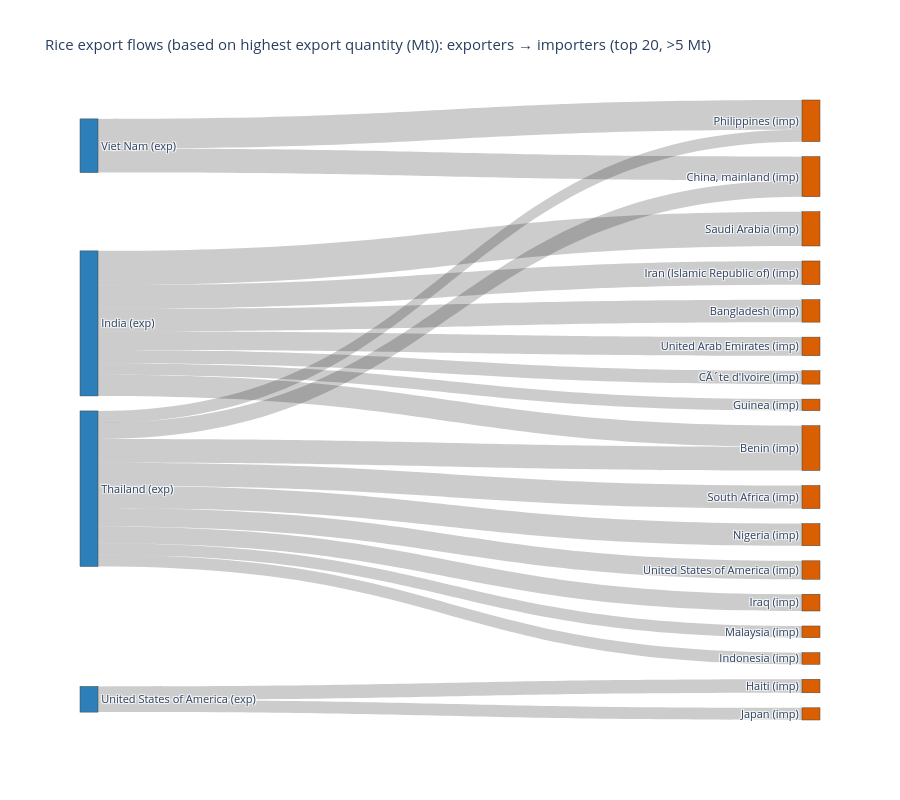

Write notebook code for a chart like this one.
### Code cell
# --- filter to the flows worth showing ---
# keep meaningful flows only, then top N, or you'll get spaghetti
top = flows[flows['export_qty_t'] > 5.0].nlargest(20, 'export_qty_t').copy()   # >0.1 Mt, top 20

# --- build node list (reporters + partners as distinct nodes) ---
# suffix so a country that's both a reporter and a partner doesn't collapse into one node
reporters = top['Reporter Countries'].unique().tolist()
partners  = top['Partner Countries'].unique().tolist()
r_nodes = [f"{r} (exp)" for r in reporters]
p_nodes = [f"{p} (imp)" for p in partners]
labels  = r_nodes + p_nodes
idx = {name: i for i, name in enumerate(labels)}

# --- edges ---
source = [idx[f"{r} (exp)"] for r in top['Reporter Countries']]
target = [idx[f"{p} (imp)"] for p in top['Partner Countries']]
value  = top['export_qty_t'].tolist()

fig = go.Figure(go.Sankey(
    node=dict(label=labels, pad=15, thickness=18,
              color=['#2C7FB8']*len(r_nodes) + ['#D95F02']*len(p_nodes)),
    link=dict(source=source, target=target, value=value,
              hovertemplate='%{source.label} → %{target.label}<br>%{value:.2f} Mt<extra></extra>')
))
fig.update_layout(title_text="Rice export flows (based on highest export quantity (Mt)): exporters → importers (top 20, >5 Mt)",
                  font_size=11, height=800)
fig.show()

### Figure 1 — Plotly figure (JSON) as saved in the notebook; plotly's stock layout.template omitted (floating-point values rounded to 4 significant figures)
{"data": [{"link": {"hovertemplate": "%{source.label} → %{target.label}<br>%{value:.2f} Mt<extra></extra>", "source": [0, 1, 1, 2, 0, 2, 0, 2, 0, 0, 2, 2, 2, 3, 0, 3, 2, 2, 2, 0], "target": [4, 5, 6, 7, 8, 9, 10, 11, 7, 12, 13, 14, 6, 15, 16, 17, 5, 18, 19, 20], "value": [21.66, 18.79, 15.13, 15.02, 14.97, 14.59, 14.19, 14.01, 13.32, 11.75, 11.65, 10.59, 10.18, 8.53, 8.46, 7.71, 7.51, 7.39, 7.33, 7.29]}, "node": {"color": ["#2C7FB8", "#2C7FB8", "#2C7FB8", "#2C7FB8", "#D95F02", "#D95F02", "#D95F02", "#D95F02", "#D95F02", "#D95F02", "#D95F02", "#D95F02", "#D95F02", "#D95F02", "#D95F02", "#D95F02", "#D95F02", "#D95F02", "#D95F02", "#D95F02", "#D95F02"], "label": ["India (exp)", "Viet Nam (exp)", "Thailand (exp)", "United States of America (exp)", "Saudi Arabia (imp)", "Philippines (imp)", "China, mainland (imp)", "Benin (imp)", "Iran (Islamic Republic of) (imp)", "South Africa (imp)", "Bangladesh (imp)", "Nigeria (imp)", "United Arab Emirates (imp)", "United States of America (imp)", "Iraq (imp)", "Haiti (imp)", "CÃ´te d'Ivoire (imp)", "Japan (imp)", "Malaysia (imp)", "Indonesia (imp)", "Guinea (imp)"], "pad": 15, "thickness": 18}, "type": "sankey"}], "layout": {"font": {"size": 11}, "height": 800, "title": {"text": "Rice export flows (based on highest export quantity (Mt)): exporters → importers (top 20, >5 Mt)"}}}
